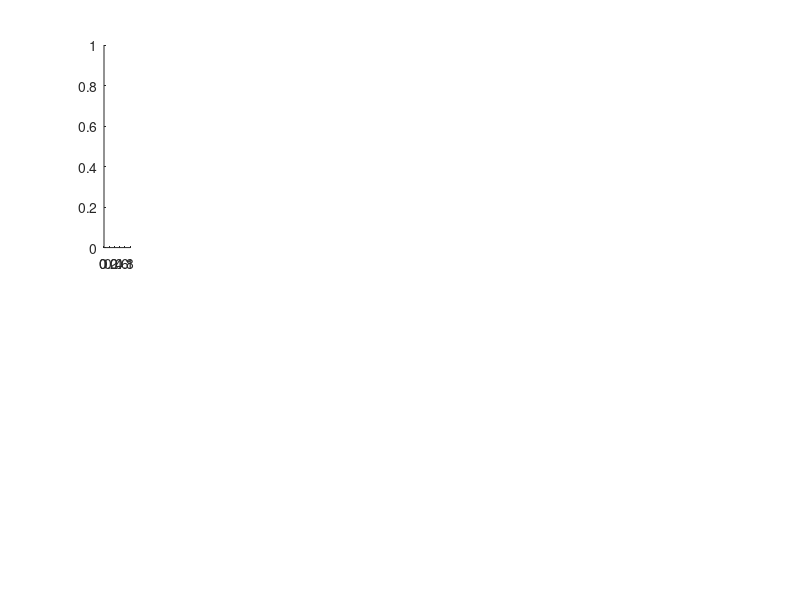

Source code (MATLAB): (Note: this script raises an error after producing the figure.)
% This is the main function used for deciding which similarity metrics 
% can be included in the ICORR 2017 paper.

% Written by Navid Lambert-Shirzad 20170112


function main_choose_similarityMetric_ICORR2017
    %load the data in a usable format
    for SubjectIDs = 1:10
        if SubjectIDs < 10
            SubjID = strcat('0', num2str(SubjectIDs));
        else
            SubjID = num2str(SubjectIDs);
        end
        SubjID
              
        figure(1)
        subplot(2,10,SubjectIDs)
        load(strcat('EMG_Healthy', SubjID, '.mat'))
        plot([time_reconsErr_Strong(:,1) time_reconsErr_Weak(:,1)])
        hold on
        load(strcat('EMG_Stroke', SubjID, '.mat'))
        plot([time_reconsErr_Strong(:,1) time_reconsErr_Weak(:,1)])
        if SubjectIDs == 5
            title('Recons-Err')
        end
        
        subplot(2,10,SubjectIDs+10)
        load(strcat('KIN_Healthy', SubjID, '.mat'))
        plot([time_reconsErr_Strong(:,1) time_reconsErr_Weak(:,1)])
        hold on
        load(strcat('KIN_Stroke', SubjID, '.mat'))
        plot([time_reconsErr_Strong(:,1) time_reconsErr_Weak(:,1)])
        if SubjectIDs == 10
            legend('Hlt-Stg','Htl-Wk','Srk-Stg','Srk-Stg')
            %savefig(figure(1), 'Metric1.fig')
        end
        
        figure(2)
        subplot(2,10,SubjectIDs)
        load(strcat('EMG_Healthy', SubjID, '.mat'))
        plot([time_corelCoeff_Strong(:,1) time_corelCoeff_Weak(:,1)])
        hold on
        load(strcat('EMG_Stroke', SubjID, '.mat'))
        plot([time_corelCoeff_Strong(:,1) time_corelCoeff_Weak(:,1)])
        if SubjectIDs == 5
            title('Corel-Coeff')
        end
        
        subplot(2,10,SubjectIDs+10)
        load(strcat('KIN_Healthy', SubjID, '.mat'))
        plot([time_corelCoeff_Strong(:,1) time_corelCoeff_Weak(:,1)])
        hold on
        load(strcat('KIN_Stroke', SubjID, '.mat'))
        plot([time_corelCoeff_Strong(:,1) time_corelCoeff_Weak(:,1)])
        if SubjectIDs == 10
            legend('Hlt-Stg','Htl-Wk','Srk-Stg','Srk-Stg')
            %savefig(figure(2), 'Metric2.fig')
        end
        
        figure(3)
        subplot(2,10,SubjectIDs)
        load(strcat('EMG_Healthy', SubjID, '.mat'))
        plot([time_RSquared_Strong(:,1) time_RSquared_Weak(:,1)])
        hold on
        load(strcat('EMG_Stroke', SubjID, '.mat'))
        plot([time_RSquared_Strong(:,1) time_RSquared_Weak(:,1)])
        if SubjectIDs == 5
            title('RSquared')
        end
        
        subplot(2,10,SubjectIDs+10)
        load(strcat('KIN_Healthy', SubjID, '.mat'))
        plot([time_RSquared_Strong(:,1) time_RSquared_Weak(:,1)])
        hold on
        load(strcat('KIN_Stroke', SubjID, '.mat'))
        plot([time_RSquared_Strong(:,1) time_RSquared_Weak(:,1)])
        if SubjectIDs == 10
            legend('Hlt-Stg','Htl-Wk','Srk-Stg','Srk-Stg')
            %savefig(figure(3), 'Metric3.fig')
        end
        
        figure(4)
        subplot(2,10,SubjectIDs)
        load(strcat('EMG_Healthy', SubjID, '.mat'))
        plot([time_AvgValueDP_Strong(:,1) time_AvgValueDP_Weak(:,1)])
        hold on
        load(strcat('EMG_Stroke', SubjID, '.mat'))
        plot([time_AvgValueDP_Strong(:,1) time_AvgValueDP_Weak(:,1)])
        if SubjectIDs == 5
            title('AvgValueDP')
        end
        
        subplot(2,10,SubjectIDs+10)
        load(strcat('KIN_Healthy', SubjID, '.mat'))
        plot([time_AvgValueDP_Strong(:,1) time_AvgValueDP_Weak(:,1)])
        hold on
        load(strcat('KIN_Stroke', SubjID, '.mat'))
        plot([time_AvgValueDP_Strong(:,1) time_AvgValueDP_Weak(:,1)])
        if SubjectIDs == 10
            legend('Hlt-Stg','Htl-Wk','Srk-Stg','Srk-Stg')
            %savefig(figure(4), 'Metric4.fig')
        end
        
        figure(5)
        subplot(2,10,SubjectIDs)
        load(strcat('EMG_Healthy', SubjID, '.mat'))
        plot([time_nCommonM2_Strong(:,1) time_nCommonM2_Weak(:,1)])
        hold on
        load(strcat('EMG_Stroke', SubjID, '.mat'))
        plot([time_nCommonM2_Strong(:,1) time_nCommonM2_Weak(:,1)])
        if SubjectIDs == 5
            title('nCommonM2')
        end
        
        subplot(2,10,SubjectIDs+10)
        load(strcat('KIN_Healthy', SubjID, '.mat'))
        plot([time_nCommonM2_Strong(:,1) time_nCommonM2_Weak(:,1)])
        hold on
        load(strcat('KIN_Stroke', SubjID, '.mat'))
        plot([time_nCommonM2_Strong(:,1) time_nCommonM2_Weak(:,1)])
        if SubjectIDs == 10
            legend('Hlt-Stg','Htl-Wk','Srk-Stg','Srk-Stg')
            %savefig(figure(5), 'Metric5.fig')
        end

    end
    
    

    